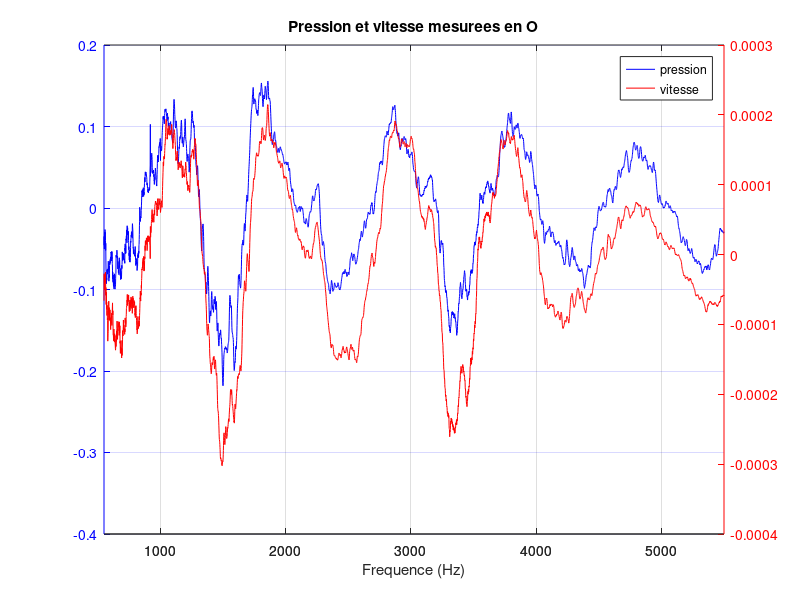
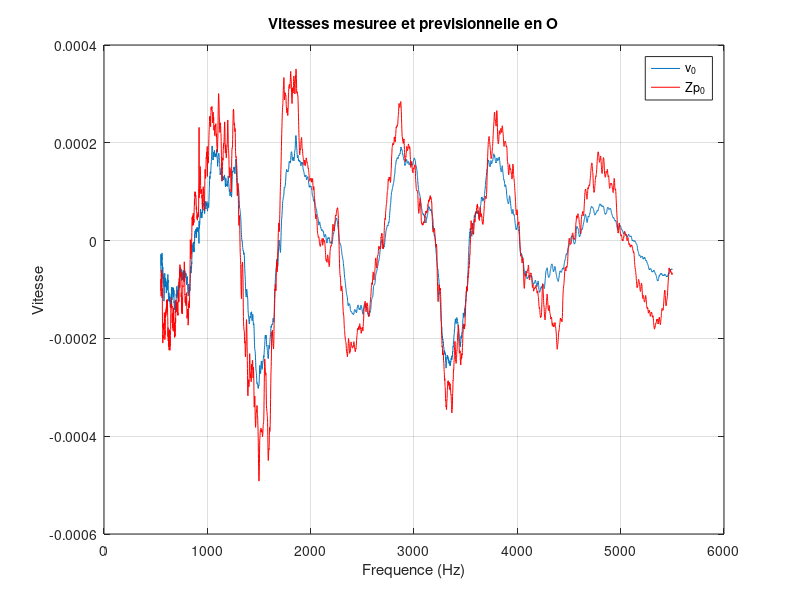
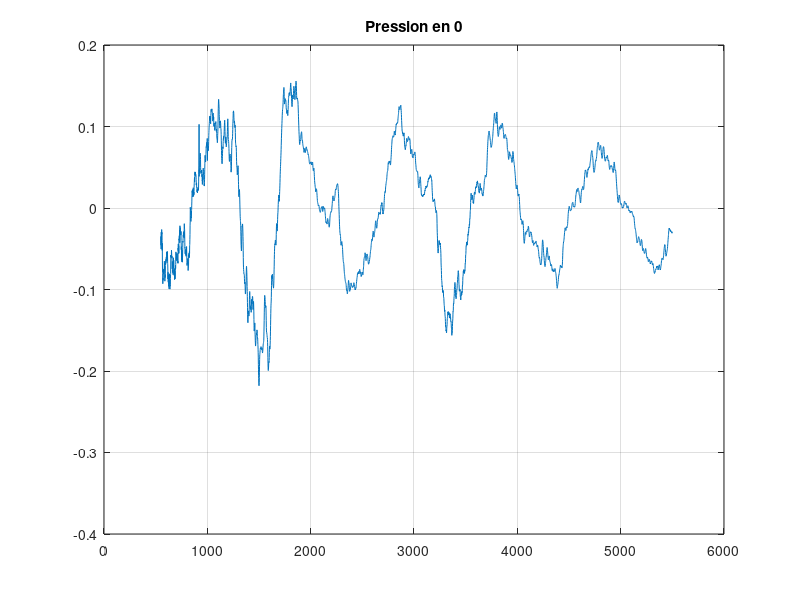
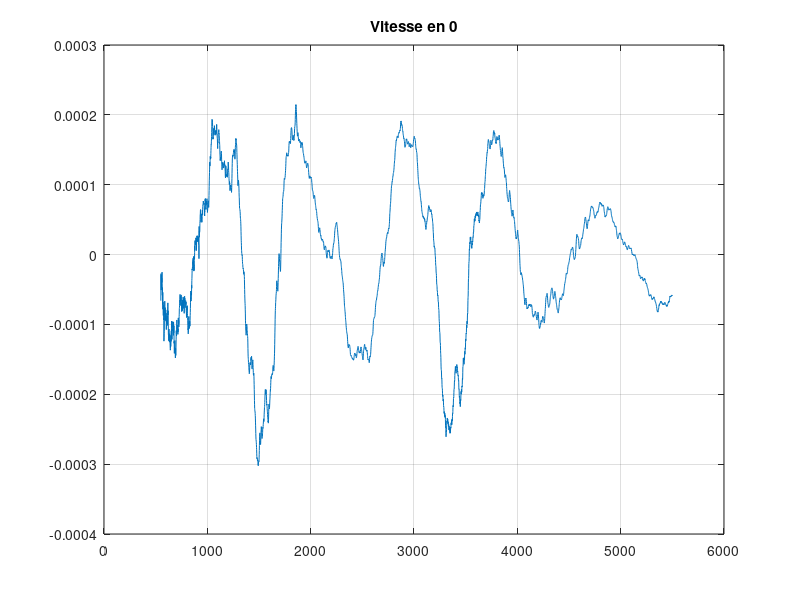

Write the MATLAB code that produced these figures, in order.
clear all
close all

rho = 1.293;
c = 343;

a = load('./mesure_1/FRF.txt');
Re_c1 = a(:,2);
Im_c1 = a(:,3);
Re_c2 = a(:,4);
Im_c2 = a(:,5);
F = a(:,1);
k = 2* pi * F / c;


P1 = Re_c1 + i * Im_c1;
P2 = Re_c2 + i*Im_c2;

P0 = ( P1 + P2 ) ./ (2*cos(k/2 *10^-2));
V0 = (P1 - P2) ./ (i*2*rho*c*sin(k*10^-2/2));

V0prev = P0/(rho*c);

figure(1);
plot(F,P0);
grid on;
title('Pression en 0');

figure(2);
plot(F,V0);
grid on;
title('Vitesse en 0');

figure(4);
[AX, H1, H2] = plotyy(F, P0, F, V0, @plot);
xlabel("Frequence (Hz)");
set(AX,{'ycolor'},{'b';'r'});
set(H1,{'color'},{'b'});
set(H2,{'color'},{'r'});
set(AX,{'ycolor'},{'b';'r'});
grid on;
title("Pression et vitesse mesurees en O");
legend("pression", "vitesse");

print('-dpng', 'pression_vitesses_enO.png');


figure(3);
plot(F,V0);
hold on;
plot(F, V0prev, 'r');
grid on;
legend("v_0", "Zp_0");
title("Vitesses mesuree et previsionnelle en O");
xlabel("Frequence (Hz)");
ylabel("Vitesse");
print('-dpng', 'comp_vitesse_prev_mesure.png');
